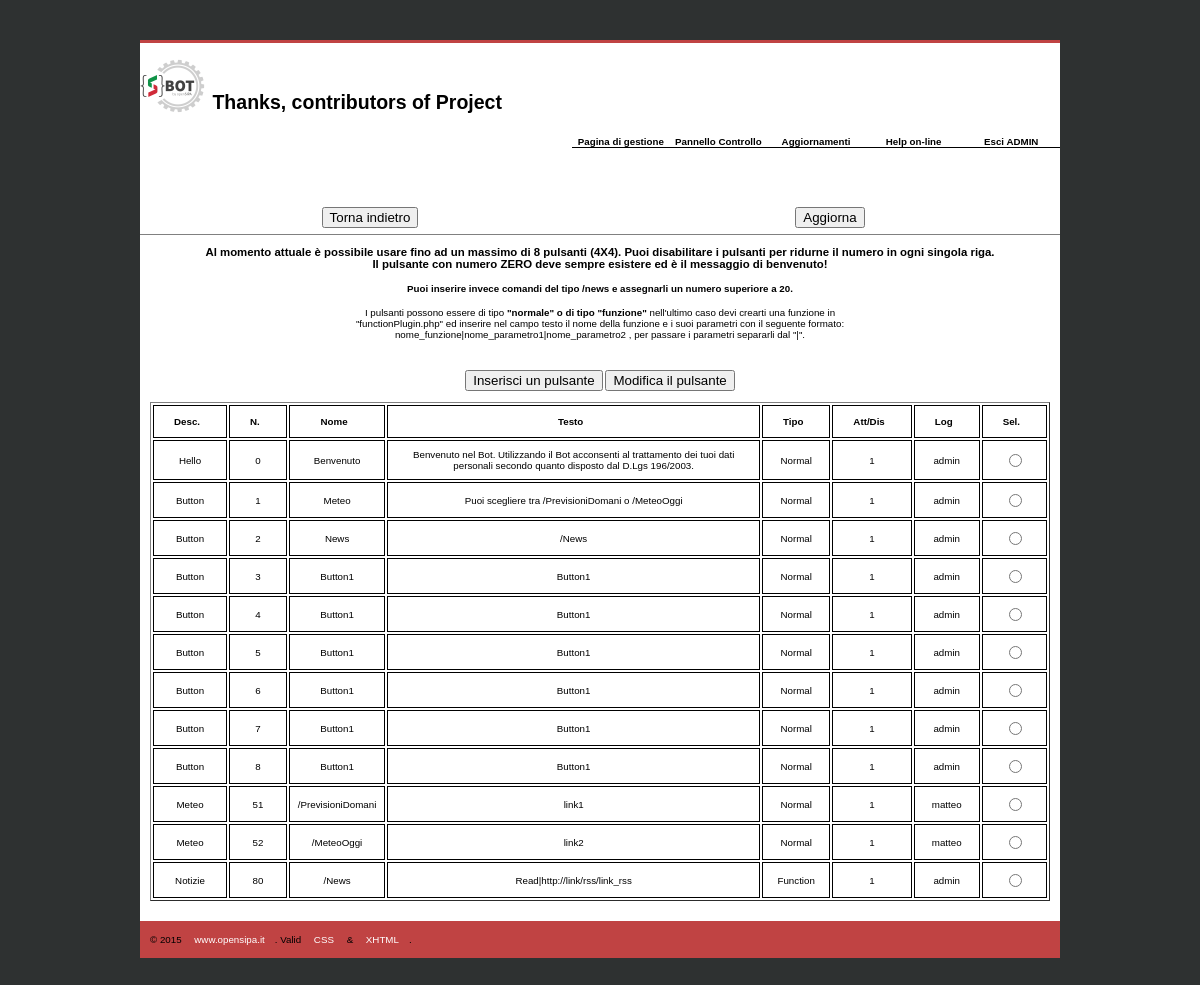
Screenshot of /panelButton.php (signed in) with the database file from the repository.
### tables this page shows
CREATE TABLE `software_config_button` (
  `ID` int(11) NOT NULL,
  `Type` varchar(8) NOT NULL DEFAULT 'Normal',
  `SoftDesc` varchar(50) DEFAULT NULL,
  `Number` int(2) DEFAULT NULL,
  `Titolo` varchar(25) DEFAULT NULL,
  `Param` varchar(1000) DEFAULT NULL,
  `Active` tinyint(1) NOT NULL DEFAULT '1',
  `Log` varchar(50) DEFAULT NULL,
  `DateUpdt` datetime DEFAULT NULL
);

### functions/functionDb.php (called while the page is built, shortened)
<?php
function dbButtonExtraction($value)
{
    try {
        $conn=getDbConnection();
        $sql = "SELECT ID, SoftDesc, Param, Number, Type, Titolo, Active, Log, DateUpdt FROM `software_config_button` WHERE $value ORDER BY Number";
        $stmt = $conn->prepare($sql);
        $stmt->execute();
        $tableButton=array();
        while ($riga=$stmt->fetch(PDO::FETCH_ASSOC)) {
            $tableButton[]=$riga;
        }
    } catch (Exception $ex) {
        return $ex->getMessage();
    }
    return ($tableButton);
}
function getDbConnection() {
    try {
        $mysqlConn = new PDO('mysql:dbname='.$GLOBALS['mysql_db'].';port='.$GLOBALS['mysql_port'].';host='.$GLOBALS['mysql_host'],$GLOBALS['mysql_user'],$GLOBALS['mysql_pass']);
        $mysqlConn->setAttribute(PDO::ATTR_ERRMODE, PDO::ERRMODE_EXCEPTION);
        $mysqlConn->setAttribute(PDO::ATTR_EMULATE_PREPARES, false);
    } catch (PDOException $e) {
        die('Connessione fallita al DB. Non posso proseguire');
    }
    return $mysqlConn;
}

### panelButton.php (the view, shortened to what this page needs)
<?php
include ('theme/header.php');
include ('functions/functionDb.php');
?>
<div id="content" class="clearfix" align="center">
    <p>
    <h3>
        Al momento attuale &egrave; possibile usare fino ad <strong>un massimo di 8 pulsanti (4X4)</strong>.
        Puoi disabilitare i pulsanti per ridurne il numero in ogni singola riga.<br>
        Il pulsante con <strong>numero ZERO</strong> deve sempre esistere ed &egrave; il messaggio di benvenuto!
    </h3>
    <h4>
        Puoi inserire invece comandi del tipo /news e assegnarli un numero superiore a 20.
    </h4>
    I pulsanti possono essere di tipo <strong>"normale" o di tipo "funzione"</strong> nell'ultimo caso devi crearti una funzione in<br>
    "functionPlugin.php" ed inserire nel campo testo il nome della funzione e i suoi parametri con il seguente formato:<br>
    nome_funzione|nome_parametro1|nome_parametro2 , per passare i parametri separarli dal "|".
    </p>
</div>
<div id="content" class="clearfix">
        <form method="post" action="panelButton.php">
        <div align="center">
        <button type='submit' name='New' value='New' />Inserisci un pulsante</button>
        <button type='submit' name='Valori' value='Valori' />Modifica il pulsante</button>
        </div>
        <br>
        <table border="1" id="order">
            <thead>
                <tr>
                <th><span>Desc.</span></th>
                <th><span>N.</span></th>
                <th><span>Nome</span></th>
                <th><span>Testo</span></th>
                <th><span>Tipo</span></th>
                <th><span>Att/Dis</span></th>
                <th><span>Log</span></th>
                <th><span>Sel.</span></th>
                </tr>
            </thead>
            <tbody>
            <?php $extractParam = dbButtonExtraction("SoftDesc is not null");
            foreach ($extractParam as $extract) {
                echo'<tr class="align">
                    <td>'.$extract['SoftDesc'].'</td>
                    <td>'.$extract['Number'].'</td>
                    <td>'.$extract['Titolo'].'</td>
                    <td>'.$extract['Param'].'</td>
                    <td>'.$extract['Type'].'</td>
                    <td>'.$extract['Active'].'</td>
                    <td>'.$extract['Log'].'</td>
                    <td><input type="radio" name="ID" value="'.$extract['ID'].'" /></td>
                    </tr>';
            }
            ?>
            </tbody>
        </table>
        </form>
</div>
<?php include ('theme/footer.php');?>

### theme/css/stile.css (style rules this page uses)
html { font-size: 61%; font-family: helvetica, arial, verdana, sans-serif; min-height: 100%; }
body { background:#2e3131; padding:0; margin:0; }
div#footer:after, div.content-row:after, .clearfix:after { content: "."; display: block; height: 0; clear: both; visibility: hidden; }
.clearfix { display: inline-block; }
.clearfix { display: block; }
div#content { width:900px; height:auto; background:#fff; padding:0 10px 20px 10px; }
#order thead { cursor: pointer; }
#order thead tr th span { padding-right: 16px; background-repeat: no-repeat; background-position: 90% 90%; }
#order thead tr th { font-weight: bold; padding: 10px 10px; padding-left: 20px; }
#order tbody tr td { text-align: center; padding: 8px 8px; }
#tbcenter table, td, tr, th { margin-left:auto; margin-right:auto; border: 1px solid black; text-align: center; }

### rows the page displays
software_config_button: SoftDesc "Hello", Number "0", Titolo "Benvenuto", Param "Benvenuto nel Bot. Utilizzando il Bot acconsenti al trattamento dei tuoi dati personali secondo quanto disposto dal D.Lgs 196/2003.", Type "Normal", Active "1", Log "admin"
software_config_button: SoftDesc "Button", Number "1", Titolo "Meteo", Param "Puoi scegliere tra /PrevisioniDomani o /MeteoOggi", Type "Normal", Active "1", Log "admin"
software_config_button: SoftDesc "Button", Number "2", Titolo "News", Param "/News", Type "Normal", Active "1", Log "admin"
software_config_button: SoftDesc "Button", Number "3", Titolo "Button1", Param "Button1", Type "Normal", Active "1", Log "admin"
software_config_button: SoftDesc "Button", Number "4", Titolo "Button1", Param "Button1", Type "Normal", Active "1", Log "admin"
software_config_button: SoftDesc "Button", Number "5", Titolo "Button1", Param "Button1", Type "Normal", Active "1", Log "admin"
software_config_button: SoftDesc "Button", Number "6", Titolo "Button1", Param "Button1", Type "Normal", Active "1", Log "admin"
software_config_button: SoftDesc "Button", Number "7", Titolo "Button1", Param "Button1", Type "Normal", Active "1", Log "admin"
software_config_button: SoftDesc "Button", Number "8", Titolo "Button1", Param "Button1", Type "Normal", Active "1", Log "admin"
software_config_button: SoftDesc "Meteo", Number "51", Titolo "/PrevisioniDomani", Param "link1", Type "Normal", Active "1", Log "matteo"
software_config_button: SoftDesc "Meteo", Number "52", Titolo "/MeteoOggi", Param "link2", Type "Normal", Active "1", Log "matteo"
software_config_button: SoftDesc "Notizie", Number "80", Titolo "/News", Param "Read|http://link/rss/link_rss", Type "Function", Active "1", Log "admin"

### other values shown
$_SESSION['username'] "ADMIN"
